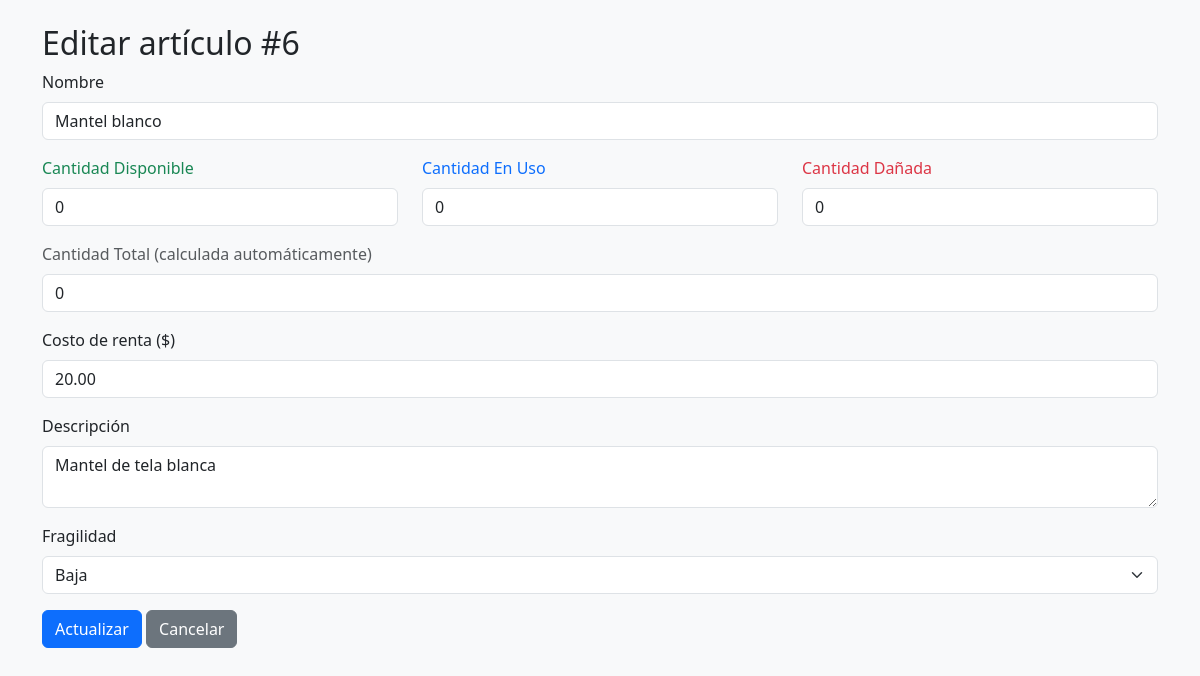
Screenshot of /php/editar_articulo.php?id=6&tipo=accesorio with the database file from the repository.
### tables this page shows
CREATE TABLE Articulo (
    idArticulo INT AUTO_INCREMENT PRIMARY KEY,
    nombre VARCHAR(100) NOT NULL,
    estado VARCHAR(20) DEFAULT 'Disponible',
    cantidadTotal INT NOT NULL DEFAULT 0,
    cantidadDisponible INT NOT NULL DEFAULT 0,
    cantidadEnUso INT NOT NULL DEFAULT 0,
    cantidadDanada INT NOT NULL DEFAULT 0,
    costoRenta DECIMAL(10,2) NOT NULL
);

### php/editar_articulo.php (the view, shortened to what this page needs)
<?php
require_once "conexion.php";
$id = isset($_GET['id']) ? intval($_GET['id']) : 0;
$tipo = strtolower($_GET['tipo'] ?? '');
try {
    $stmt = $conn->prepare("SELECT * FROM Articulo WHERE idArticulo = :id");
    $stmt->execute([':id' => $id]);
    $articulo = $stmt->fetch(PDO::FETCH_ASSOC);
    switch ($tipo) {
        case 'accesorio':
            $stmt = $conn->prepare("SELECT * FROM Accesorio WHERE idArticulo = :id");
            break;
    }
    $stmt->execute([':id' => $id]);
    $detalles = $stmt->fetch(PDO::FETCH_ASSOC);
    $articulo = array_merge($articulo, $detalles);
} catch (PDOException $e) {
    echo "Error: ".htmlspecialchars($e->getMessage());
    exit;
}
?>
<!DOCTYPE html>
<html lang="es">
<head>
  <link href="https://cdn.jsdelivr.net/npm/bootstrap@5.3.3/dist/css/bootstrap.min.css" rel="stylesheet">
</head>
<body class="bg-light">
<div class="container mt-4">
  <h2>Editar artículo #<?= htmlspecialchars($articulo['idArticulo']) ?></h2>
  <form method="post">
    <div class="mb-3">
      <label class="form-label">Nombre</label>
      <input class="form-control" name="nombre" value="<?= htmlspecialchars($_POST['nombre'] ?? $articulo['nombre']) ?>" required>
    </div>
    <div class="row">
      <div class="col-md-4">
        <div class="mb-3">
          <label class="form-label text-success">Cantidad Disponible</label>
          <input type="number" min="0" class="form-control" name="cantidadDisponible"
                 value="<?= htmlspecialchars($_POST['cantidadDisponible'] ?? $articulo['cantidadDisponible']) ?>" required>
        </div>
      </div>
      <div class="col-md-4">
        <div class="mb-3">
          <label class="form-label text-primary">Cantidad En Uso</label>
          <input type="number" min="0" class="form-control" name="cantidadEnUso"
                 value="<?= htmlspecialchars($_POST['cantidadEnUso'] ?? $articulo['cantidadEnUso']) ?>" required>
        </div>
      </div>
      <div class="col-md-4">
        <div class="mb-3">
          <label class="form-label text-danger">Cantidad Dañada</label>
          <input type="number" min="0" class="form-control" name="cantidadDanada"
                 value="<?= htmlspecialchars($_POST['cantidadDanada'] ?? $articulo['cantidadDanada']) ?>" required>
        </div>
      </div>
    </div>
    <div class="mb-3">
      <label class="form-label text-muted">Cantidad Total (calculada automáticamente)</label>
      <input type="text" class="form-control" id="cantidadTotal" readonly>
    </div>
    <div class="mb-3">
      <label class="form-label">Costo de renta ($)</label>
      <input type="number" step="0.01" min="0" class="form-control" name="costoRenta"
             value="<?= htmlspecialchars($_POST['costoRenta'] ?? $articulo['costoRenta']) ?>" required>
    </div>
    <?php if ($tipo === 'silla'): ?>
      <div class="mb-3">
        <label class="form-label">Tipo de Silla</label>
        <input class="form-control" name="tipoSilla"
               value="<?= htmlspecialchars($_POST['tipoSilla'] ?? $articulo['tipoSilla']) ?>" required>
      </div>
      <div class="mb-3">
        <label class="form-label">Material</label>
        <input class="form-control" name="material"
               value="<?= htmlspecialchars($_POST['material'] ?? $articulo['material']) ?>" required>
      </div>
    <?php elseif ($tipo === 'accesorio'): ?>
      <div class="mb-3">
        <label class="form-label">Descripción</label>
        <textarea class="form-control" name="descripcion" required><?= htmlspecialchars($_POST['descripcion'] ?? $articulo['descripcion']) ?></textarea>
      </div>
      <div class="mb-3">
        <label class="form-label">Fragilidad</label>
        <?php $sel = $_POST['fragilidad'] ?? $articulo['fragilidad']; ?>
        <select class="form-select" name="fragilidad">
          <option <?= $sel=='Baja'?'selected':'' ?>>Baja</option>
        </select>
      </div>
    <?php endif; ?>
    <button class="btn btn-primary" type="submit">Actualizar</button>
    <a class="btn btn-secondary" href="articulos.php">Cancelar</a>
  </form>
</div>
</body>
</html>

### rows the page displays
articulo: idArticulo "6", nombre "Mantel blanco", cantidadDisponible "0", cantidadEnUso "0", cantidadDanada "0", costoRenta "20.00"
